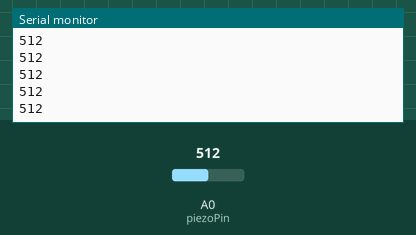
Bench run of a sketch on a simulated Arduino Uno, built with avr-gcc and run on an emulated ATmega328P. Shown: the last lines printed to the serial monitor. Inputs (shaded band) come from the test bench; at power-on: A0 (piezoPin) = 512.

Above: at 1.2 s.
1.3 s: A0 (piezoPin) set to 716
At 2.3 s:
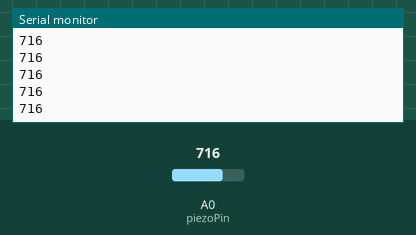
2.8 s: A0 (piezoPin) set to 900
At 3.5 s:
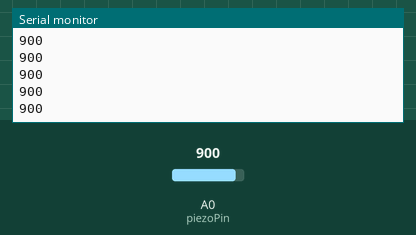
Timing chart, 0 to 5.8 s (numbered marks = the images above; inputs shaded):
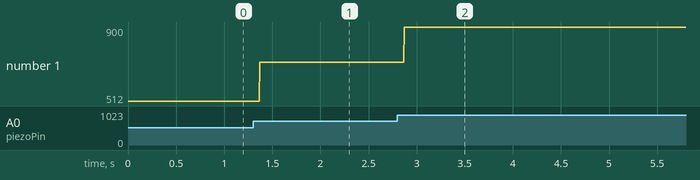

Measured:
- after the input at 1.3 s, the serial monitor: prints a new line after 0.07 s (image 1)
- after the input at 2.8 s, the serial monitor: prints a new line after 0.07 s (image 2)
- plotted number 1: 512 → 716 after the input at 1.3 s, 716 → 900 after the input at 2.8 s

The sketch:

020919_piezo_test_1.ino
```cpp
int piezoPin = A0;

void setup() {
  // put your setup code here, to run once:
  Serial.begin(9600);
}

void loop() {
  // put your main code here, to run repeatedly:
  int piezoValue = analogRead(piezoPin);
  Serial.println(piezoValue);
}
```
